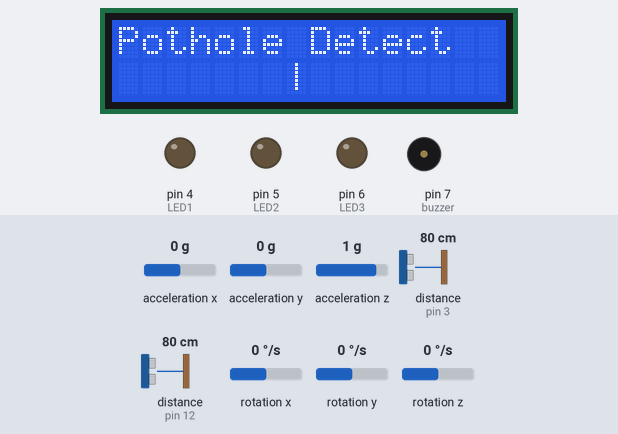
This sketch was run on a simulated Arduino Uno, built with avr-gcc and run on an emulated ATmega328P. Shown: 16×2 character LCD, output pins drawn as LEDs (lit = HIGH), buzzer (waves = sounding). Wiring (inferred from the names in the program): 2 × ultrasonic range finder: trigger pin 2, echo pin 3 / trigger pin 11, echo pin 12. The test bench sets the inputs (shaded band); at power-on: distance to the obstacle (sensors on pin 3, pin 12) 80 cm, acceleration x 0 g, acceleration y 0 g, acceleration z 1 g, rotation x 0 °/s, rotation y 0 °/s, rotation z 0 °/s. The echo pulse lasts 58.3 µs per cm; pins used as bus, display or sensor lines are not drawn; what the sketch prints to the serial monitor is not drawn.

Above: at 2.7 s.
2.8 s: distance to the obstacle (sensor on pin 3) set to 56 cm
At 3.04 s:
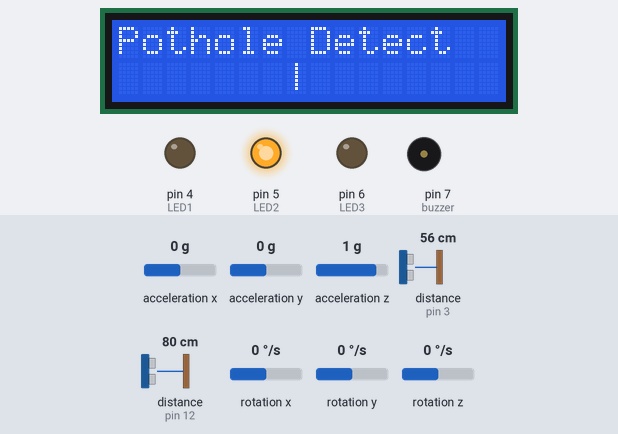
4.6 s: distance to the obstacle (sensor on pin 3) set to 47 cm
At 5.2 s:
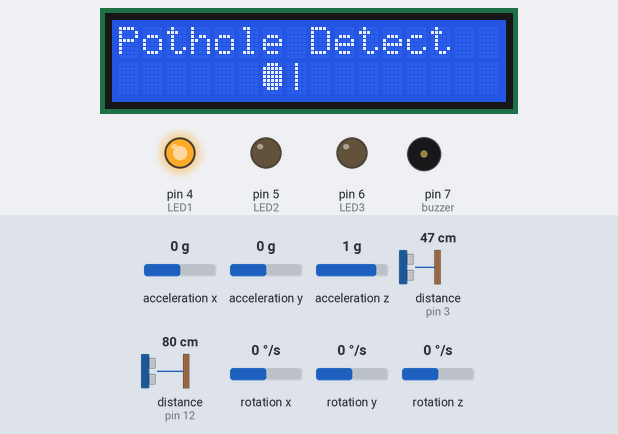
6.1 s: distance to the obstacle (sensor on pin 12) set to 56 cm
At 6.25 s:
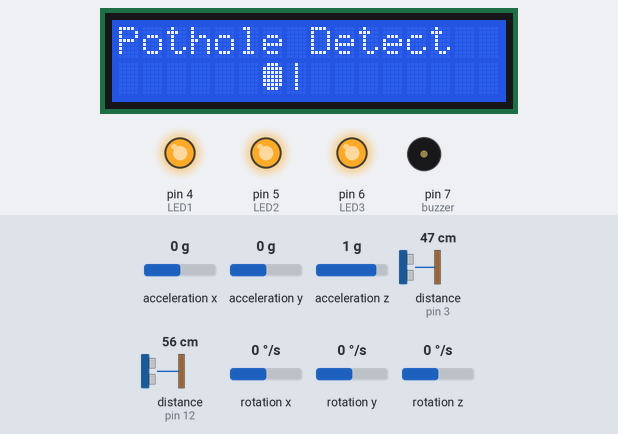
7.9 s: distance to the obstacle (sensor on pin 12) set to 47 cm
At 8.9 s:
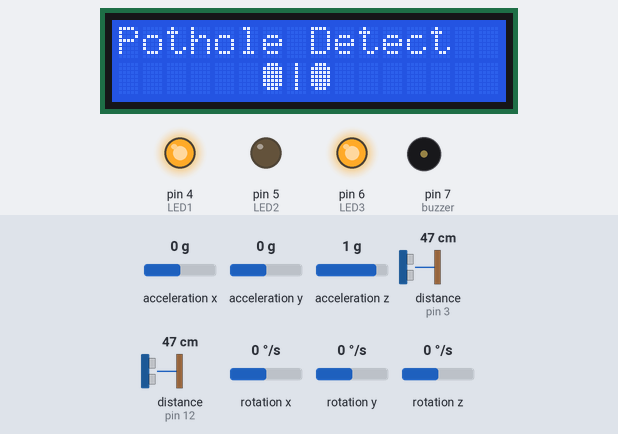
9.4 s: distance to the obstacle (sensor on pin 3) set to 60 cm
At 9.9 s:
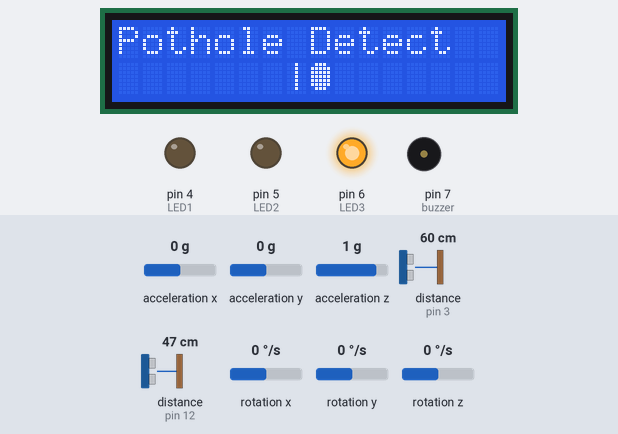
10.9 s: distance to the obstacle (sensor on pin 12) set to 4 cm
At 12.7 s:
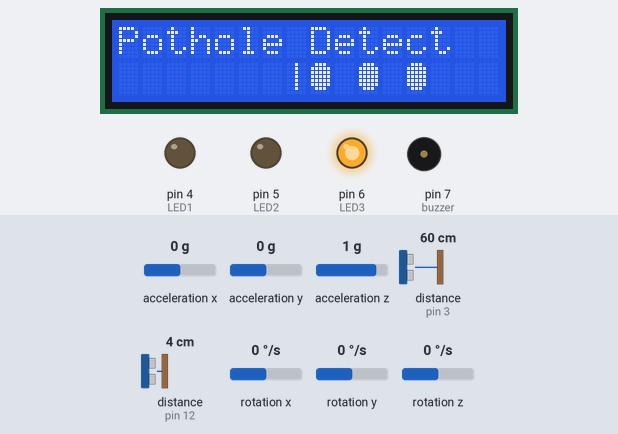
Timing chart, 0 to 13.7 s (numbered marks = the images above; inputs shaded):
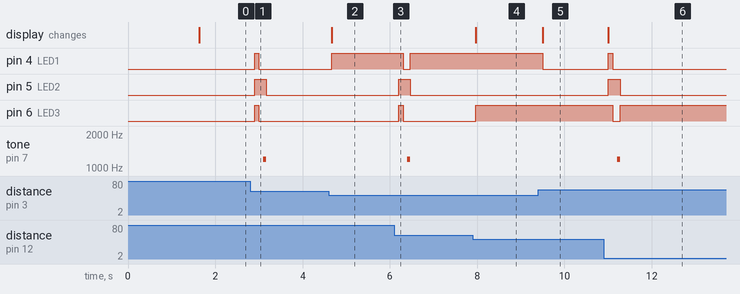

The sketch:

SmartPotholeDetector.ino
```cpp
#include <Wire.h>
#include <LiquidCrystal_I2C.h>
#include <MPU6050.h>

LiquidCrystal_I2C lcd(0x27, 16, 2);
MPU6050 mpu;

// LEFT sensor
#define trigL 2
#define echoL 3

// RIGHT sensor
#define trigR 11
#define echoR 12

// OUTPUTS
#define buzzer 7
#define LED1 4
#define LED2 5
#define LED3 6

// MPU values
int16_t ax, ay, az;
int16_t gx, gy, gz;

// previous distances
long prevDistL = 0;
long prevDistR = 0;

// Circle icon
byte bigCircle[8] = {
  B01110,B11111,B11111,B11111,
  B11111,B11111,B01110,B00000
};

// =============================
// DISTANCE FUNCTION
// =============================
long readDistance(int trig, int echo) {
  digitalWrite(trig, LOW);
  delayMicroseconds(2);

  digitalWrite(trig, HIGH);
  delayMicroseconds(10);
  digitalWrite(trig, LOW);

  long duration = pulseIn(echo, HIGH, 30000);
  long distance = duration * 0.034 / 2;

  if (distance <= 0 || distance > 400) return 999;
  return distance;
}

// =============================
// SHOCK DETECTION
// =============================
bool detectShock() {
  mpu.getMotion6(&ax, &ay, &az, &gx, &gy, &gz);

  long totalAccel = abs(ax) + abs(ay) + abs(az);

  return (totalAccel > 20000);
}

// =============================
// POTHOLE DETECTION
// =============================
bool detectPothole(long current, long &prev) {
  long diff = prev - current;
  prev = current;

  return (diff > 15);
}

// =============================
// DISPLAY CIRCLES
// =============================
int showCircles(int centerPos, long distance, bool isLeft) {
  int count = 0;

  if (distance <= 15) count = 3;
  else if (distance <= 30) count = 2;
  else if (distance <= 50) count = 1;

  // clear area
  if (isLeft) {
    lcd.setCursor(0, 1);
    lcd.print("       ");
  } else {
    lcd.setCursor(8, 1);
    lcd.print("        ");
  }

  for (int i = 0; i < count; i++) {
    int pos;

    if (isLeft) {
      pos = centerPos - (i + 1) * 2 + 1;
    } else {
      pos = centerPos + (i * 2);
    }

    lcd.setCursor(pos, 1);
    lcd.write(byte(0));
  }

  return (count > 0);
}

// =============================
// SETUP
// =============================
void setup() {

  pinMode(trigL, OUTPUT);
  pinMode(echoL, INPUT);
  pinMode(trigR, OUTPUT);
  pinMode(echoR, INPUT);

  pinMode(buzzer, OUTPUT);
  pinMode(LED1, OUTPUT);
  pinMode(LED2, OUTPUT);
  pinMode(LED3, OUTPUT);

  Serial.begin(9600);
  Wire.begin();

  lcd.init();
  lcd.backlight();
  lcd.createChar(0, bigCircle);

  lcd.print("POTHOLE ALERT");
  delay(1500);
  lcd.clear();

  mpu.initialize();

  if (!mpu.testConnection()) {
    lcd.print("MPU FAIL");
    while (1);
  }
}

// =============================
// LOOP
// =============================
void loop() {

  long distL = readDistance(trigL, echoL);
  long distR = readDistance(trigR, echoR);

  bool potholeL = detectPothole(distL, prevDistL);
  bool potholeR = detectPothole(distR, prevDistR);
  bool shock = detectShock();

  lcd.setCursor(0, 0);
  lcd.print("Pothole Detect ");

  lcd.setCursor(7, 1);
  lcd.print("|");

  int alertL = showCircles(7, distL, true);
  int alertR = showCircles(8, distR, false);

  long nearest = min(distL, distR);

  ////////////////////////////////
  // LED + BUZZER LOGIC
  ////////////////////////////////

  if (potholeL || potholeR) {
    //  POTHOLE MODE

    digitalWrite(LED2, HIGH);  // center LED ON

    // blink left & right LEDs
    digitalWrite(LED1, HIGH);
    digitalWrite(LED3, HIGH);
    delay(100);
    digitalWrite(LED1, LOW);
    digitalWrite(LED3, LOW);
    delay(100);

    // buzzer ON
    tone(buzzer, 1200);
  }
  else {
    // NORMAL MODE

    digitalWrite(LED2, LOW);
    noTone(buzzer);

    // left LED (no buzzer)
    digitalWrite(LED1, alertL ? HIGH : LOW);

    // right LED (no buzzer)
    digitalWrite(LED3, alertR ? HIGH : LOW);
  }

  ////////////////////////////////
  // SHOCK BOOST
  ////////////////////////////////
  if (shock) {
    tone(buzzer, 1500); // stronger alert
  }

  ////////////////////////////////
  // DEBUG
  ////////////////////////////////
  Serial.print("L: "); Serial.print(distL);
  Serial.print(" R: "); Serial.print(distR);
  Serial.print(" Pothole: ");
  Serial.print(potholeL || potholeR);
  Serial.print(" Shock: "); Serial.println(shock);

  delay(20);
}
```

Measured:
- the behaviour switches between 52 and 51 cm on distance to the obstacle (sensor on pin 3) (found by bisection; images 1 and 2)
- the behaviour switches between 52 and 51 cm on distance to the obstacle (sensor on pin 12) (found by bisection; images 3 and 4)
- after the input at 2.8 s, pin 4 (LED1), pin 6 (LED3): LOW → HIGH after 0.10 s, → LOW 0.10 s later; pin 5 (LED2): LOW → HIGH after 0.10 s, → LOW 0.27 s later; tone on pin 7 (buzzer): silent → 1200 Hz after 0.30 s, → silent 0.07 s later
- after the input at 4.6 s, pin 4 (LED1): LOW → HIGH after 0.07 s; the display: changes after 0.07 s (image 2)
- after the input at 6.1 s, pin 4 (LED1): HIGH → LOW after 0.20 s, → HIGH 0.17 s later; pin 5 (LED2): LOW → HIGH after 0.10 s, → LOW 0.27 s later; pin 6 (LED3): LOW → HIGH after 0.10 s, → LOW 0.10 s later; tone on pin 7 (buzzer): silent → 1200 Hz after 0.30 s, → silent 0.07 s later
- after the input at 7.9 s, pin 6 (LED3): LOW → HIGH after 0.07 s; the display: changes after 0.07 s (image 4)
- after the input at 9.4 s, pin 4 (LED1): HIGH → LOW after 0.10 s; the display: changes after 0.10 s (image 5)
- after the input at 10.9 s, pin 4 (LED1): LOW → HIGH after 0.11 s, → LOW 0.10 s later; pin 5 (LED2): LOW → HIGH after 0.11 s, → LOW 0.27 s later; pin 6 (LED3): HIGH → LOW after 0.21 s, → HIGH 0.17 s later; tone on pin 7 (buzzer): silent → 1200 Hz after 0.31 s, → silent 0.07 s later; the display: changes after 0.11 s (image 6)
